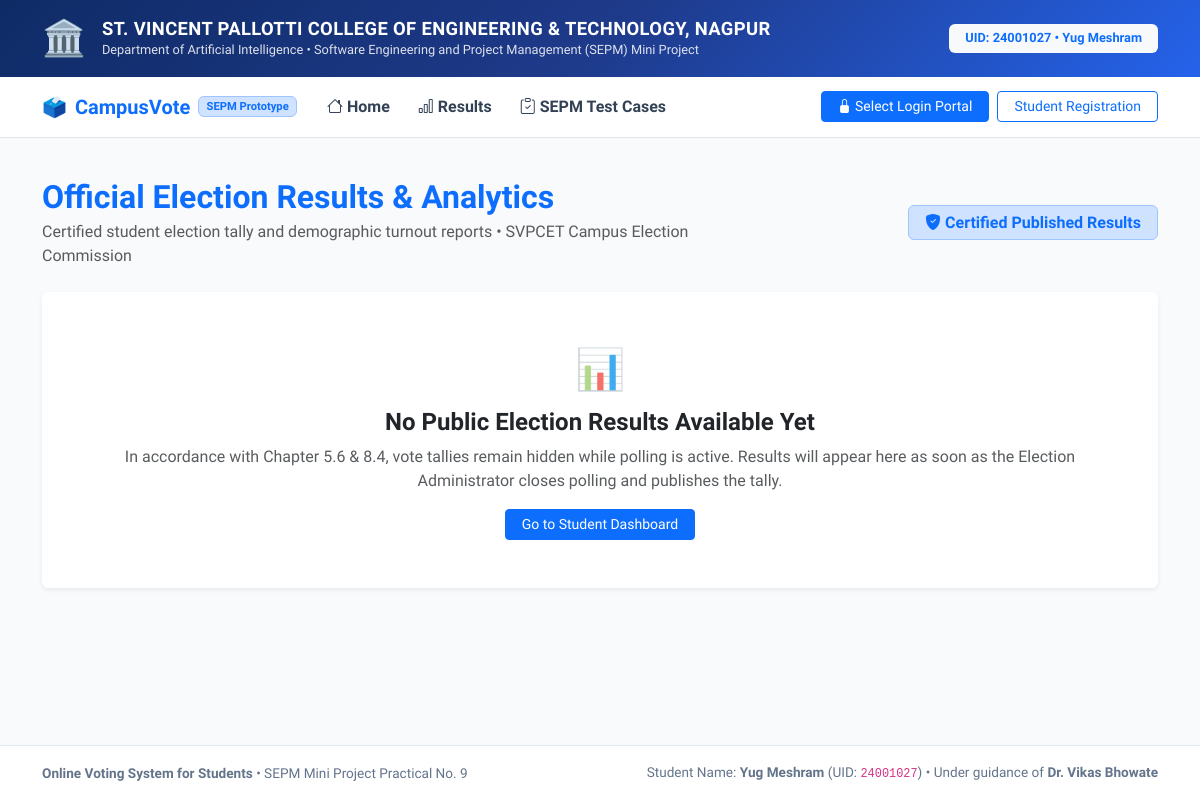
The page /results on the database as committed earlier.
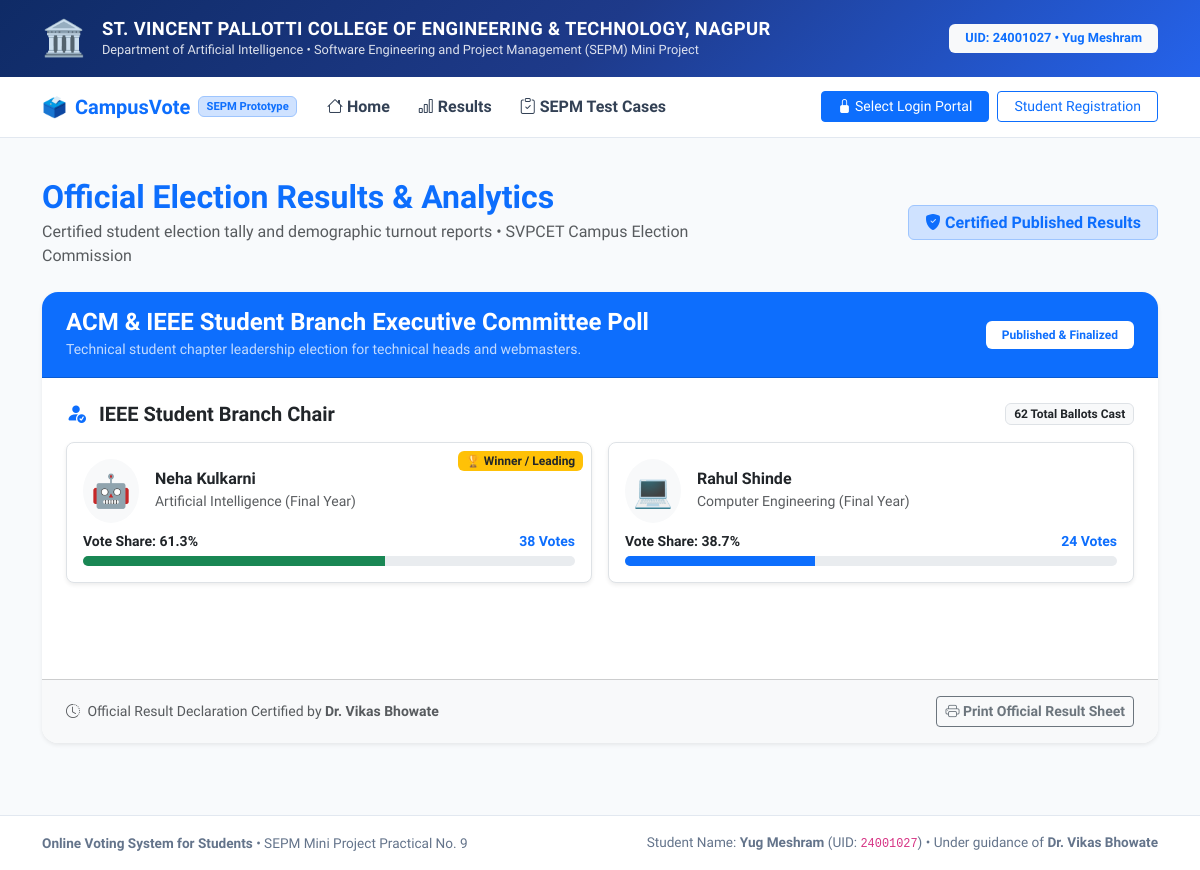
The same page on the database as committed later.
### tables this page shows
CREATE TABLE elections (
        id INTEGER PRIMARY KEY AUTOINCREMENT,
        title TEXT NOT NULL,
        description TEXT,
        target_role TEXT NOT NULL DEFAULT 'student',
        status TEXT NOT NULL CHECK(status IN ('Draft', 'Scheduled', 'Open', 'Closed', 'Published')),
        start_time TEXT,
        end_time TEXT,
        created_by TEXT DEFAULT 'admin',
        created_at TIMESTAMP DEFAULT CURRENT_TIMESTAMP
    );

CREATE TABLE posts (
        id INTEGER PRIMARY KEY AUTOINCREMENT,
        election_id INTEGER NOT NULL,
        post_name TEXT NOT NULL,
        description TEXT,
        eligible_year TEXT DEFAULT 'All Years',
        allow_nota INTEGER DEFAULT 1,
        FOREIGN KEY (election_id) REFERENCES elections(id) ON DELETE CASCADE
    );

CREATE TABLE candidates (
        id INTEGER PRIMARY KEY AUTOINCREMENT,
        post_id INTEGER NOT NULL,
        election_id INTEGER NOT NULL,
        user_id INTEGER,
        name TEXT NOT NULL,
        department TEXT NOT NULL,
        year TEXT NOT NULL,
        manifesto TEXT,
        symbol_emoji TEXT DEFAULT '🗳️',
        nomination_status TEXT NOT NULL DEFAULT 'Approved' CHECK(nomination_status IN ('Submitted', 'Approved', 'Rejected', 'Withdrawn')),
        FOREIGN KEY (post_id) REFERENCES posts(id) ON DELETE CASCADE,
        FOREIGN KEY (election_id) REFERENCES elections(id) ON DELETE CASCADE,
        FOREIGN KEY (user_id) REFERENCES users(id) ON DELETE SET NULL
    );

### server.py (the view, shortened to what this page needs)
@app.route('/results')
def published_results():
    conn = get_connection()
    cursor = conn.cursor()
    cursor.execute("SELECT * FROM elections WHERE status = 'Published' ORDER BY id DESC")
    elections_raw = [dict(r) for r in cursor.fetchall()]
    published_elections = []
    for e in elections_raw:
        cursor.execute("SELECT * FROM posts WHERE election_id = ?", (e['id'],))
        posts = [dict(p) for p in cursor.fetchall()]
        for p in posts:
            cursor.execute("""
            SELECT c.id, c.name, c.department, c.year, c.symbol_emoji,
                   COUNT(v.id) as votes
            FROM candidates c
            LEFT JOIN votes v ON v.candidate_id = c.id AND v.post_id = ?
            WHERE c.post_id = ?
            GROUP BY c.id
            ORDER BY votes DESC
            """, (p['id'], p['id']))
            cand_results = [dict(r) for r in cursor.fetchall()]
            cursor.execute("SELECT COUNT(*) FROM votes WHERE post_id = ? AND candidate_id = -1", (p['id'],))
            nota_votes = cursor.fetchone()[0]
            total_post_votes = sum(c['votes'] for c in cand_results)
            for c in cand_results:
                c['percentage'] = round((c['votes'] / max(1, total_post_votes)) * 100, 1)
            p['results'] = cand_results
            p['total_post_votes'] = total_post_votes
        e['posts'] = posts
        published_elections.append(e)
    conn.close()
    return render_template('results.html', published_elections=published_elections)

### database.py (called while the page is built)
def get_connection():
    conn = sqlite3.connect(DB_PATH, check_same_thread=False)
    conn.row_factory = sqlite3.Row
    return conn

### templates/results.html (shortened to what this page needs)
{% extends "base.html" %}
{% block content %}
<div class="row align-items-center mb-4">
    <div class="col-md-8">
        <h2 class="fw-bold text-primary mb-1">Official Election Results & Analytics</h2>
        <p class="text-muted mb-0">Certified student election tally and demographic turnout reports • SVPCET Campus Election Commission</p>
    </div>
    <div class="col-md-4 text-md-end mt-3 mt-md-0">
        <span class="badge bg-primary-subtle text-primary border border-primary-subtle px-3 py-2 fs-6">
            <i class="bi bi-shield-fill-check"></i> Certified Published Results
        </span>
    </div>
</div>
{% for elec in published_elections %}
<div class="card border-0 shadow-sm rounded-4 mb-5 overflow-hidden">
    <div class="card-header bg-primary text-white py-3 px-4 d-flex justify-content-between align-items-center flex-wrap gap-2">
        <div>
            <h4 class="mb-0 fw-bold">{{ elec.title }}</h4>
            <small class="opacity-75">{{ elec.description }}</small>
        </div>
        <span class="badge bg-white text-primary px-3 py-2 fw-bold">Published & Finalized</span>
    </div>
    <div class="card-body p-4">
        {% for post in elec.posts %}
        <div class="mb-5 pb-4 {% if not loop.last %}border-bottom{% endif %}">
            <div class="d-flex justify-content-between align-items-center mb-3">
                <h5 class="fw-bold text-dark mb-0">
                    <i class="bi bi-person-fill-check text-primary me-2"></i> {{ post.post_name }}
                </h5>
                <span class="badge bg-light text-dark border">{{ post.total_post_votes }} Total Ballots Cast</span>
            </div>
            <div class="row g-3">
                {% for cand in post.results %}
                <div class="col-md-6">
                    <div class="p-3 border rounded-3 bg-white shadow-sm position-relative">
                        {% if loop.first and cand.votes > 0 %}
                            <span class="position-absolute top-0 end-0 badge bg-warning text-dark m-2 fw-bold">
                                🏆 Winner / Leading
                            </span>
                        {% endif %}
                        <div class="d-flex align-items-center gap-3 mb-2">
                            <span class="fs-2 p-2 bg-light rounded-circle">{{ cand.symbol_emoji }}</span>
                            <div>
                                <h6 class="fw-bold mb-0 text-dark">{{ cand.name }}</h6>
                                <small class="text-muted">{{ cand.department }} ({{ cand.year }})</small>
                            </div>
                        </div>
                        <div class="d-flex justify-content-between align-items-center small fw-bold mb-1">
                            <span>Vote Share: {{ cand.percentage }}%</span>
                            <span class="text-primary">{{ cand.votes }} Votes</span>
                        </div>
                        <div class="progress" style="height: 10px;">
                            <div class="progress-bar {% if loop.first %}bg-success{% else %}bg-primary{% endif %}"
                                 role="progressbar"
                                 style="width: {{ cand.percentage }}%;"></div>
                        </div>
                    </div>
                </div>
                {% endfor %}
            </div>
        </div>
        {% endfor %}
    </div>
    <div class="card-footer bg-light px-4 py-3 d-flex justify-content-between align-items-center flex-wrap gap-2">
        <small class="text-muted">
            <i class="bi bi-clock-history me-1"></i> Official Result Declaration Certified by <strong>Dr. Vikas Bhowate</strong>
        </small>
        <button onclick="window.print()" class="btn btn-outline-secondary btn-sm fw-semibold">
            <i class="bi bi-printer"></i> Print Official Result Sheet
        </button>
    </div>
</div>
{% else %}
<div class="card border-0 shadow-sm p-5 text-center">
    <div class="fs-1 text-muted mb-2">📊</div>
    <h4 class="fw-bold text-dark">No Public Election Results Available Yet</h4>
    <p class="text-muted mb-3">
        In accordance with Chapter 5.6 & 8.4, vote tallies remain hidden while polling is active. Results will appear here as soon as the Election Administrator closes polling and publishes the tally.
    </p>
    <div>
        <a href="{{ url_for('student_dashboard') }}" class="btn btn-primary btn-sm px-3">Go to Student Dashboard</a>
    </div>
</div>
{% endfor %}
{% endblock %}

### templates/base.html (shortened to what this page needs)
<!DOCTYPE html>
<html lang="en">
<head>
    <link href="https://cdn.jsdelivr.net/npm/bootstrap@5.3.2/dist/css/bootstrap.min.css" rel="stylesheet">
    <link rel="stylesheet" href="https://cdn.jsdelivr.net/npm/bootstrap-icons@1.11.2/font/bootstrap-icons.min.css">
</head>
<body>
    <header class="college-header">
        <div class="container d-flex justify-content-between align-items-center">
            <div class="d-flex align-items-center gap-3">
                <div style="font-size: 2.2rem;">🏛️</div>
                <div>
                    <h1 class="college-title">ST. VINCENT PALLOTTI COLLEGE OF ENGINEERING & TECHNOLOGY, NAGPUR</h1>
                    <p class="college-sub">Department of Artificial Intelligence • Software Engineering and Project Management (SEPM) Mini Project</p>
                </div>
            </div>
            <div class="text-end d-none d-md-block">
                <span class="badge bg-light text-primary px-3 py-2 fw-bold" style="font-size: 0.8rem;">
                    UID: 24001027 • Yug Meshram
                </span>
            </div>
        </div>
    </header>
    <nav class="navbar navbar-expand-lg navbar-custom sticky-top">
        <div class="container">
            <a class="navbar-brand fw-bold text-primary d-flex align-items-center gap-2" href="{{ url_for('index') }}">
                <span>🗳️</span> CampusVote <span class="badge bg-primary-subtle text-primary border border-primary-subtle fs-6" style="font-size: 0.7rem !important;">SEPM Prototype</span>
            </a>
            <div class="collapse navbar-collapse" id="navContent">
                <ul class="navbar-nav me-auto mb-2 mb-lg-0">
                    {% if session.get('user') %}
                        {% if session['user']['role'] == 'student' %}
                            <li class="nav-item"><a class="nav-link" href="{{ url_for('student_dashboard') }}"><i class="bi bi-speedometer2"></i> Student Dashboard</a></li>
                        {% elif session['user']['role'] == 'admin' %}
                            <li class="nav-item"><a class="nav-link" href="{{ url_for('admin_console') }}"><i class="bi bi-shield-check"></i> Admin Console</a></li>
                        {% elif session['user']['role'] == 'candidate' %}
                            <li class="nav-item"><a class="nav-link" href="{{ url_for('candidate_portal') }}"><i class="bi bi-person-badge"></i> Candidate Panel</a></li>
                        {% elif session['user']['role'] == 'auditor' %}
                            <li class="nav-item"><a class="nav-link" href="{{ url_for('auditor_console') }}"><i class="bi bi-journal-check"></i> Auditor Panel</a></li>
                        {% endif %}
                        <li class="nav-item"><a class="nav-link" href="{{ url_for('published_results') }}"><i class="bi bi-bar-chart"></i> Election Results</a></li>
                        <li class="nav-item"><a class="nav-link" href="{{ url_for('test_suite') }}"><i class="bi bi-clipboard-check"></i> QA Test Suite (TC-01..09)</a></li>
                    {% else %}
                        <li class="nav-item"><a class="nav-link" href="{{ url_for('index') }}"><i class="bi bi-house"></i> Home</a></li>
                        <li class="nav-item"><a class="nav-link" href="{{ url_for('published_results') }}"><i class="bi bi-bar-chart"></i> Results</a></li>
                        <li class="nav-item"><a class="nav-link" href="{{ url_for('test_suite') }}"><i class="bi bi-clipboard-check"></i> SEPM Test Cases</a></li>
                    {% endif %}
                </ul>
                <div class="d-flex align-items-center gap-2">
                    {% if session.get('user') %}
                        <span class="text-muted small me-2">
                            Signed in as: <strong>{{ session['user']['name'] }}</strong> (<code>{{ session['user']['role'].upper() }}</code>)
                        </span>
                        <a href="{{ url_for('logout') }}" class="btn btn-outline-danger btn-sm"><i class="bi bi-box-arrow-right"></i> Logout</a>
                    {% else %}
                        <a href="{{ url_for('login_portal') }}" class="btn btn-primary btn-sm px-3"><i class="bi bi-lock-fill"></i> Select Login Portal</a>
                        <a href="{{ url_for('register_portal') }}" class="btn btn-outline-primary btn-sm px-3">Student Registration</a>
                    {% endif %}
                </div>
            </div>
        </div>
    </nav>
    <main class="container my-4">
        {% block content %}{% endblock %}
    </main>
    <footer>
        <div class="container d-flex flex-wrap justify-content-between align-items-center gap-2">
            <div>
                <strong>Online Voting System for Students</strong> • SEPM Mini Project Practical No. 9
            </div>
            <div>
                Student Name: <strong>Yug Meshram</strong> (UID: <code>24001027</code>) • Under guidance of <strong>Dr. Vikas Bhowate</strong>
            </div>
        </div>
    </footer>
</body>
</html>

### templates/base.html (style rules this page uses)
:root { --primary-blue: #1E3A8A; --accent-blue: #3B82F6; --light-bg: #F8FAFC; --card-border: #E2E8F0; --text-main: #0F172A; --text-muted: #64748B; }
body { font-family: 'Plus Jakarta Sans', sans-serif; background-color: var(--light-bg); color: var(--text-main); min-height: 100vh; display: flex; flex-direction: column; }
.college-header { background: linear-gradient(135deg, #0f2b66 0%, #1e3a8a 50%, #2563eb 100%); color: white; padding: 12px 0; box-shadow: 0 4px 15px rgba(15, 43, 102, 0.15); }
.college-title { font-size: 1.15rem; font-weight: 800; letter-spacing: 0.02em; margin: 0; }
.college-sub { font-size: 0.8rem; opacity: 0.85; margin: 0; }
.navbar-custom { background: white; border-bottom: 1px solid var(--card-border); padding: 10px 0; }
.nav-link { font-weight: 600; color: #334155 !important; padding: 6px 14px !important; border-radius: 8px; transition: all 0.15s ease; }
footer { margin-top: auto; background: white; border-top: 1px solid var(--card-border); padding: 16px 0; font-size: 0.85rem; color: var(--text-muted); }

Rows that differ between the two databases and show on the page:
added elections: title "ACM & IEEE Student Branch Executive Committee Poll", description "Technical student chapter leadership election for technical heads and webmasters."
added posts: post_name "IEEE Student Branch Chair", total_post_votes "62"
now on this page (row edited): candidates: shows "🏆 Winner / Leading", symbol_emoji "🤖", name "Neha Kulkarni", department "Artificial Intelligence", year "Final Year", percentage "61.3", votes "38"
now on this page (row edited): candidates: symbol_emoji "💻", name "Rahul Shinde", department "Computer Engineering", year "Final Year", percentage "38.7", votes "24"
Other text that changed with them:
text no longer shown: "📊 No Public Election Results Available Yet In accordance with Chapter 5.6 & 8.4, vote tallies remain hidden while polling is active. Results will appear here as soon as the Election Administrator closes polling and publishes the tally. Go to Student Dashboard"
